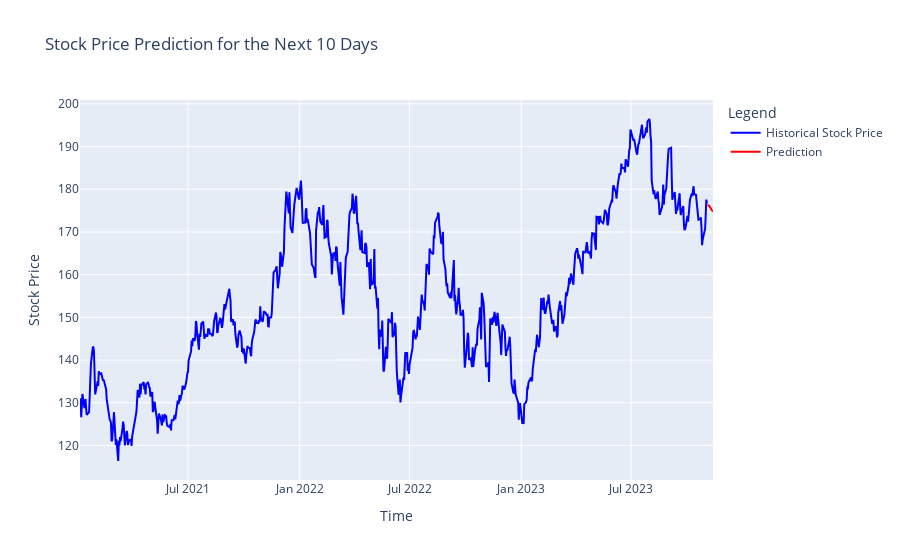

Write notebook code for a chart like this one.
### Code cell
import pandas as pd
import plotly.graph_objects as go
from statsmodels.tsa.arima.model import ARIMA
from tqdm import tqdm

# ... (previous part of the code remains the same)

# Train the ARIMA model on the entire dataset
history = [x for x in stocks_data['Close']]
model = ARIMA(history, order=(5, 0, 5))
model_fit = model.fit()

# Predict the next 10 days
future_forecast = model_fit.forecast(steps=10)

# Create dates for the next 10 days
last_date = stocks_data.index[-1]
future_dates = pd.date_range(start=last_date, periods=11, freq='D')[1:]

# Print the prediction results along with dates
print("Stock price prediction for the next 10 days:")
for date, value in zip(future_dates, future_forecast):
    print(f"{date.strftime('%Y-%m-%d')}: {value}")

# Visualization
fig = go.Figure()

# Historical data
fig.add_trace(go.Scatter(x=stocks_data.index, y=stocks_data['Close'], mode='lines', name='Historical Stock Price', line=dict(color='blue')))

# Prediction
fig.add_trace(go.Scatter(x=future_dates, y=future_forecast, mode='lines', name='Prediction', line=dict(color='red')))

fig.update_layout(title='Stock Price Prediction for the Next 10 Days', xaxis_title='Time', yaxis_title='Stock Price', legend_title='Legend')
fig.show()

### Figure 1 — Plotly figure (JSON) as saved in the notebook; plotly's stock layout.template omitted (floating-point values rounded to 4 significant figures; data arrays with more than 128 entries replaced by an {"elided": "..."} marker saying what was removed)
{"data": [{"line": {"color": "blue"}, "mode": "lines", "name": "Historical Stock Price", "type": "scatter", "x": {"elided": "715 str values"}, "y": {"elided": "715 float values"}}, {"line": {"color": "red"}, "mode": "lines", "name": "Prediction", "type": "scatter", "x": ["2023-11-04T00:00:00", "2023-11-05T00:00:00", "2023-11-06T00:00:00", "2023-11-07T00:00:00", "2023-11-08T00:00:00", "2023-11-09T00:00:00", "2023-11-10T00:00:00", "2023-11-11T00:00:00", "2023-11-12T00:00:00", "2023-11-13T00:00:00"], "y": [176.2, 176.3, 176.2, 176.1, 175.9, 175.6, 175.4, 175.1, 174.9, 174.8]}], "layout": {"legend": {"title": {"text": "Legend"}}, "title": {"text": "Stock Price Prediction for the Next 10 Days"}, "xaxis": {"title": {"text": "Time"}}, "yaxis": {"title": {"text": "Stock Price"}}}}
